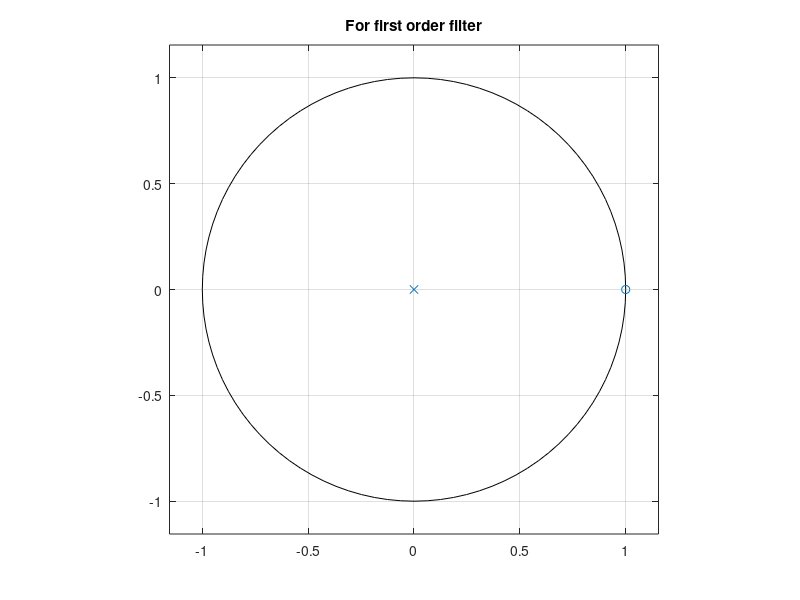
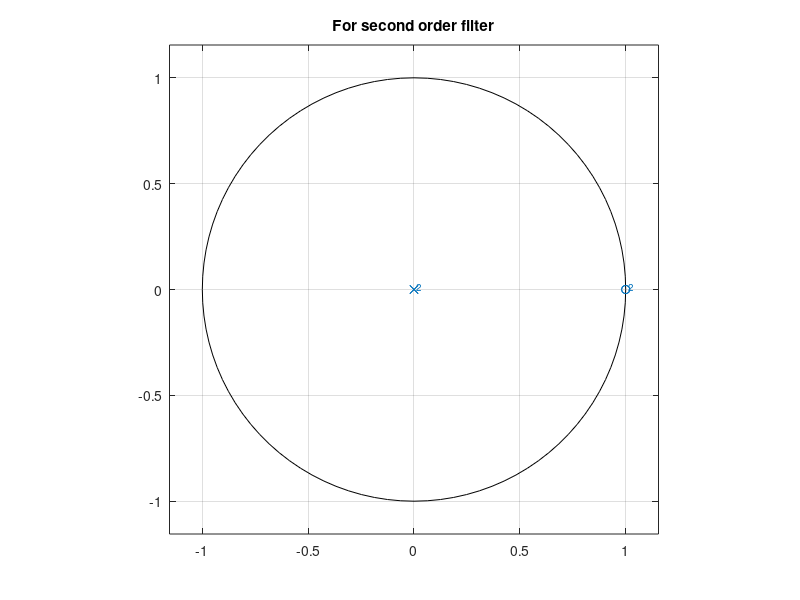
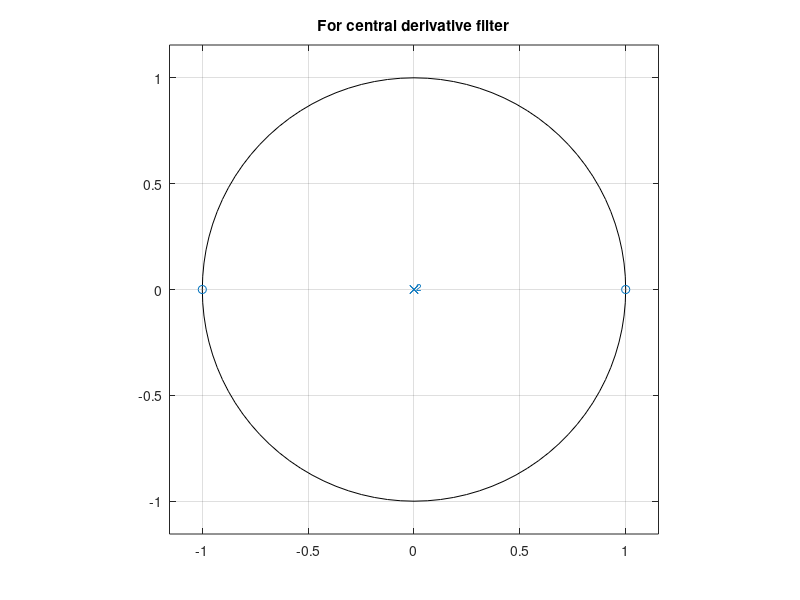

Write the MATLAB code that produced these figures, in order.
clc;clear all;close all
A1 =[1 -1];
B1 = [1]
figure()
zplane(A1,B1);title('For first order filter')
A2=[1 -2 1];
B2 =[1];
figure()
zplane(A2,B2);title('For second order filter');
figure()
A3=[1 0 -1];
B3 = [2];
zplane(A3,B3)
title('For central derivative filter');